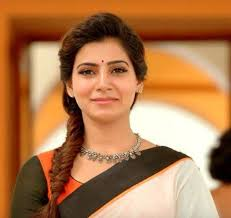
#> input picture model/testimages/image_17.jpeg, 231 x 218 px
$ jupyter execute --allow-errors s_personclassifier.ipynb   (shell and % lines are left out)
#> lines starting #> are read from the running program, lines starting #| are printed output that depends on the picture
[cell 1]
import numpy as np
import cv2
import matplotlib
from matplotlib import pyplot as plt

[cell 2]
img = cv2.imread('./testimages/image_17.jpeg')
#> img is the input picture: shape (218, 231, 3); mean B, G, R 78.7, 121.9, 175.4
img.shape
#> Out = (218, 231, 3)

[cell 3]
plt.imshow(img)

[cell 4]
gray = cv2.cvtColor(img, cv2.COLOR_BGR2GRAY)
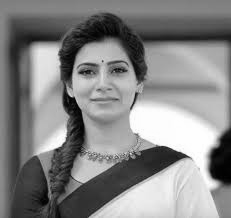
#> gray: shape (218, 231); min 0, max 255, mean 133
gray.shape
#> Out = (218, 231)

[cell 5]
gray

[cell 6]
plt.imshow(gray, cmap='gray')

[cell 7]
face_cascade = cv2.CascadeClassifier('./opencv/haarcascades/haarcascade_frontalface_default.xml')
eye_cascade = cv2.CascadeClassifier('./opencv/haarcascades/haarcascade_eye.xml')

faces = face_cascade.detectMultiScale(gray, 1.3, 5)
#> faces = [[62, 40, 80, 80]]
faces
#> Out = [[62, 40, 80, 80]]

[cell 8]
(x,y,w,h) = faces[0]
#> x = 62; y = 40; w = 80; h = 80
x,y,w,h
#> Out = (62, 40, 80, 80)

[cell 9]
face_img = cv2.rectangle(img,(x,y),(x+w,y+h),(255,0,0),2)
plt.imshow(face_img)

[cell 10]
cv2.destroyAllWindows()
for (x,y,w,h) in faces:
    face_img = cv2.rectangle(img,(x,y),(x+w,y+h),(255,0,0),2)
    roi_gray = gray[y:y+h, x:x+w]
    roi_color = face_img[y:y+h, x:x+w]
    eyes = eye_cascade.detectMultiScale(roi_gray)
    for (ex,ey,ew,eh) in eyes:
        cv2.rectangle(roi_color,(ex,ey),(ex+ew,ey+eh),(0,255,0),2)
#> this loop made 1 pass
#> (x, y, w, h, eyes) on pass 1: (62, 40, 80, 80, [[43, 18, 23, 23], [13, 20, 24, 24]])
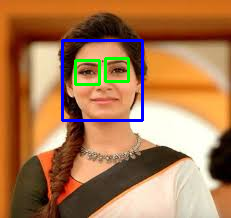
#> img: shape (218, 231, 3); mean B, G, R 81, 121.1, 170.2
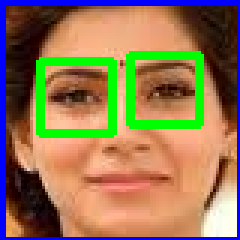
#> roi_color: shape (80, 80, 3) (shown 3 times larger); mean B, G, R 87.9, 119.3, 146.3


plt.figure()
plt.imshow(face_img, cmap='gray')
plt.show()

[cell 11]
plt.imshow(roi_color, cmap='gray')

[cell 12]
cropped_img = np.array(roi_color)
cropped_img.shape
#> Out = (80, 80, 3)

[cell 13]
import numpy as np
import pywt
import cv2

def w2d(img, mode='haar', level=1):
#> called with mode = 'db1', level = 5
    imArray = img
    #Datatype conversions
    #convert to grayscale
    imArray = cv2.cvtColor( imArray,cv2.COLOR_RGB2GRAY )
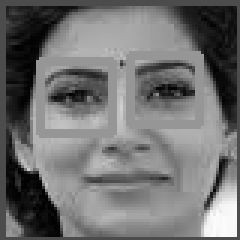
#> imArray: shape (80, 80) (shown 3 times larger); min 1, max 251, mean 113
    #convert to float
    imArray =  np.float32(imArray)
    imArray /= 255;
    # compute coefficients
    coeffs=pywt.wavedec2(imArray, mode, level=level)
#> coeffs = 6 items

    #Process Coefficients
    coeffs_H=list(coeffs)
#> coeffs_H = 6 items
    coeffs_H[0] *= 0;

    # reconstruction
    imArray_H=pywt.waverec2(coeffs_H, mode);
    imArray_H *= 255;
    imArray_H =  np.uint8(imArray_H)
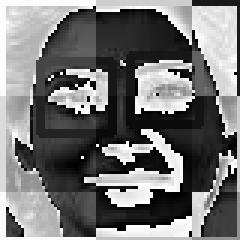
#> imArray_H: shape (80, 80) (shown 3 times larger); min 0, max 255, mean 116.5

    return imArray_H

[cell 14]
im_har = w2d(cropped_img,'db1',5)
plt.imshow(im_har, cmap='gray')

[cell 15]
def get_cropped_image_if_2_eyes(image_path):
#> called with image_path = './testimages/image_17.jpeg'
    img = cv2.imread(image_path)
    gray = cv2.cvtColor(img, cv2.COLOR_BGR2GRAY)
    faces = face_cascade.detectMultiScale(gray, 1.3, 5)
#> faces = [[62, 40, 80, 80]]
    for (x,y,w,h) in faces:
        roi_gray = gray[y:y+h, x:x+w]
        roi_color = img[y:y+h, x:x+w]
        eyes = eye_cascade.detectMultiScale(roi_gray)
        if len(eyes) >= 2:
            return roi_color

[cell 16]
original_image = cv2.imread('./testimages/image_17.jpeg')
plt.imshow(original_image)

[cell 17]
cropped_image = get_cropped_image_if_2_eyes('./testimages/image_17.jpeg')
plt.imshow(cropped_image)

[cell 18]
org_image_obstructed = cv2.imread('./testimages/image_31.jpeg')
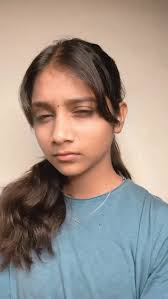
#> input picture model/testimages/image_31.jpeg, 168 x 299 px
#> org_image_obstructed is the input picture: shape (299, 168, 3); mean B, G, R 136.7, 144.8, 157.3
plt.imshow(org_image_obstructed)

[cell 19]
cropped_image_no_2_eyes = get_cropped_image_if_2_eyes('./testimages/image_30.jpeg')
#> call 2 of get_cropped_image_if_2_eyes, with image_path = './testimages/image_30.jpeg'
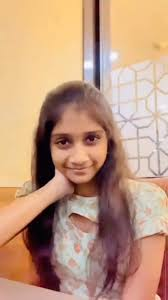
#> input picture model/testimages/image_30.jpeg, 168 x 300 px
#> in get_cropped_image_if_2_eyes, img is the input picture: shape (300, 168, 3); mean B, G, R 126.9, 152.1, 191
#> in get_cropped_image_if_2_eyes (call 2), `gray = cv2.cvtColor(img, cv2.COLOR_BGR2GRAY)`:
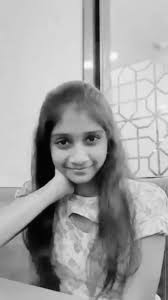
#> gray: shape (300, 168); min 0, max 252, mean 160.9
#> in get_cropped_image_if_2_eyes (call 2), `faces = face_cascade.detectMultiScale(gray, 1.3, 5)`: faces = [[40, 112, 76, 76]]
#> the loop in get_cropped_image_if_2_eyes, `for (x,y,w,h) in faces:` made 1 pass
#> (x, y, w, h, eyes) on pass 1: (40, 112, 76, 76, [[38, 13, 26, 26], [12, 18, 23, 23]])
#> pass 1, in get_cropped_image_if_2_eyes (call 2), `roi_gray = gray[y:y+h, x:x+w]`:
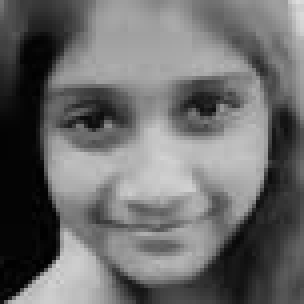
#> roi_gray: shape (76, 76) (shown 4 times larger); min 1, max 221, mean 107.5
#> pass 1, in get_cropped_image_if_2_eyes (call 2), `roi_color = img[y:y+h, x:x+w]`:
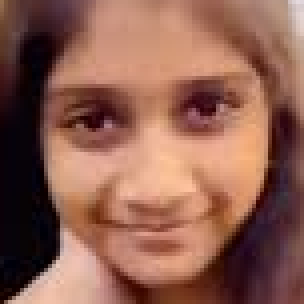
#> roi_color: shape (76, 76, 3) (shown 4 times larger); mean B, G, R 80.6, 95.2, 142
cropped_image_no_2_eyes

[cell 20]
path_to_data = "./dataset/"
path_to_cr_data = "./dataset/cropped/"

[cell 21]
import os
img_dirs = []
for entry in os.scandir(path_to_data):
    if entry.is_dir():
        img_dirs.append(entry.path)

[cell 22]
img_dirs

[cell 23]
import shutil
if os.path.exists(path_to_cr_data):
     shutil.rmtree(path_to_cr_data)
os.mkdir(path_to_cr_data)

[cell 24]
cropped_image_dirs = []
celebrity_file_names_dict = {}
#> (the rest of this cell did not finish here and is left out)

        if roi_color is not None:
            cropped_folder = path_to_cr_data + celebrity_name
            if not os.path.exists(cropped_folder):
                os.makedirs(cropped_folder)
                cropped_image_dirs.append(cropped_folder)
                print("Generating cropped images in folder: ",cropped_folder)
            cropped_file_name = celebrity_name + str(count) + ".png"
            cropped_file_path = cropped_folder + "/" + cropped_file_name
            cv2.imwrite(cropped_file_path, roi_color)
            celebrity_file_names_dict[celebrity_name].append(cropped_file_path)
            count += 1

[cell 25]
celebrity_file_names_dict = {}
for img_dir in cropped_image_dirs:
    celebrity_name = img_dir.split('/')[-1]
    file_list = []
    for entry in os.scandir(img_dir):
        file_list.append(entry.path)
    celebrity_file_names_dict[celebrity_name] = file_list
celebrity_file_names_dict

[cell 26]
class_dict = {}
count = 0
for celebrity_name in celebrity_file_names_dict.keys():
    class_dict[celebrity_name] = count
    count = count + 1
class_dict
